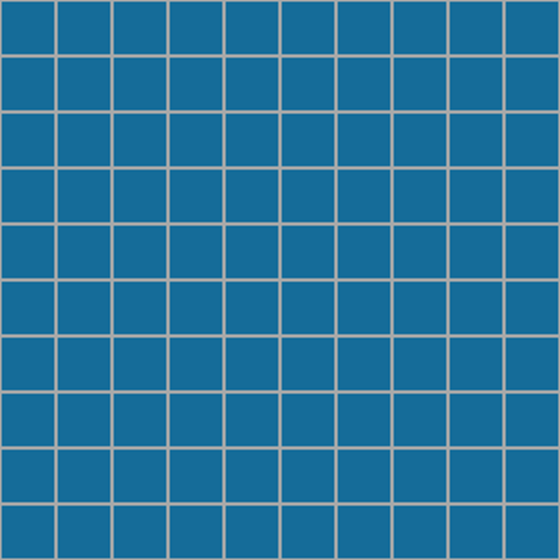

Tiled map render using the project's own tile images. Description and the whole map definition, tile-layer contents included, below:
An orthogonal 10x10 tile map with 56x56 px tiles, 1 tile layer (Tile Layer 1).

<map version="1.0" tiledversion="1.0.3" orientation="orthogonal" renderorder="right-down" width="10" height="10" tilewidth="56" tileheight="56" nextobjectid="1">
 <tileset firstgid="1" name="battleship_4" tilewidth="56" tileheight="56" tilecount="5" columns="5">
  <image source="battleship_4.png" width="280" height="56" />
 </tileset>
 <layer name="Tile Layer 1" width="10" height="10">
  <data encoding="csv">
2,2,2,2,2,2,2,2,2,2,
2,2,2,2,2,2,2,2,2,2,
2,2,2,2,2,2,2,2,2,2,
2,2,2,2,2,2,2,2,2,2,
2,2,2,2,2,2,2,2,2,2,
2,2,2,2,2,2,2,2,2,2,
2,2,2,2,2,2,2,2,2,2,
2,2,2,2,2,2,2,2,2,2,
2,2,2,2,2,2,2,2,2,2,
2,2,2,2,2,2,2,2,2,2
</data>
 </layer>
</map>